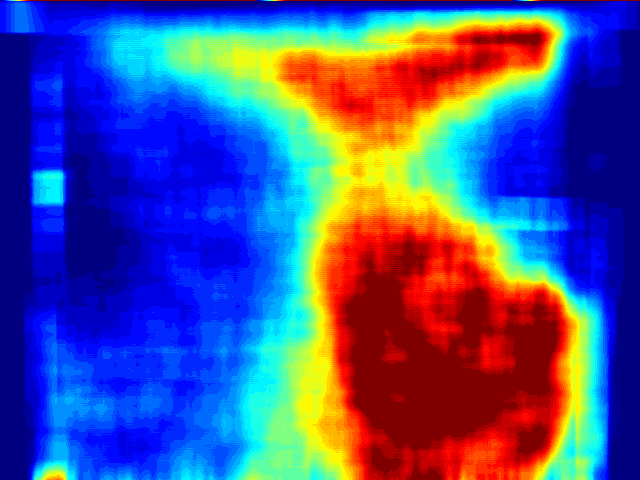
#> input picture CSV_color/AP3_median_200frame_nofill-in_AveragingFilter_33_30.bmp, 640 x 480 px
$ python calculate_AverageBrightness.py
#> lines starting #> are read from the running program, lines starting #| are printed output that depends on the picture
import cv2
import numpy as np
import os
import pandas as pd
from tkinter import filedialog
from tkinter import Tk

def main():
    # フォルダ選択ダイアログを表示
    root = Tk()
    root.withdraw()
    folder_selected = filedialog.askdirectory()
#> the answer given: ../CSV_color

    if not folder_selected:
        print("フォルダが選択されませんでした。")
        return

    # 画像ファイルのパスを取得
    images = [os.path.join(folder_selected, f) for f in os.listdir(folder_selected) if f.endswith(('.png', '.jpg', '.jpeg', '.bmp'))]
    if not images:
        print("選択されたフォルダに画像が見つかりません。")
        return

    # 画像データを格納する配列を初期化
    sum_array = None
    count = 0

    # 画像を一つずつ処理
    for image_path in images:
        try:
            # 画像を読み込み
            img = cv2.imread(image_path)
#> img is the input picture: shape (480, 640, 3); mean B, G, R 144.5, 82.4, 75.2
            if img is None:
                raise ValueError(f"画像 {image_path} が読み込めませんでした。")

            # 画像がRGBの場合はグレースケールに変換
            if img.ndim == 3:
                img = cv2.cvtColor(img, cv2.COLOR_BGR2GRAY)
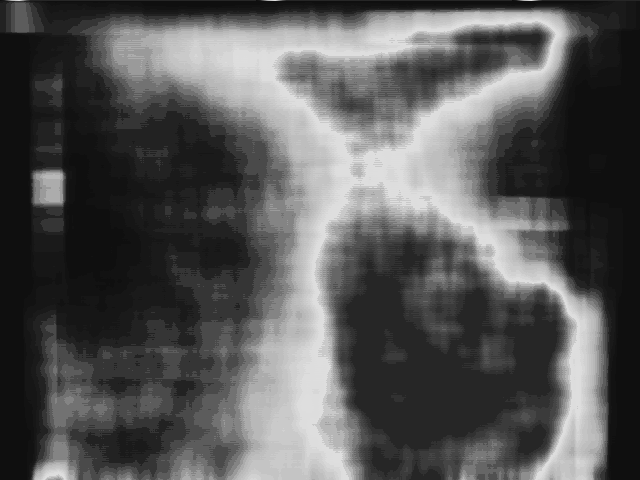
#> img: shape (480, 640); min 15, max 222, mean 87.4

            # 画像サイズの確認と配列の初期化
            if sum_array is None:
                sum_array = np.zeros_like(img, dtype=np.float64)
            elif img.shape != sum_array.shape:
                raise ValueError(f"画像 {image_path} のサイズが異なります。")

            # 輝度値を配列に加算
            sum_array += img
            count += 1

        except Exception as e:
            print(f"エラーが発生しました: {e}")
            continue
#> pass 2 of the loop in main, `for image_path in images:`:
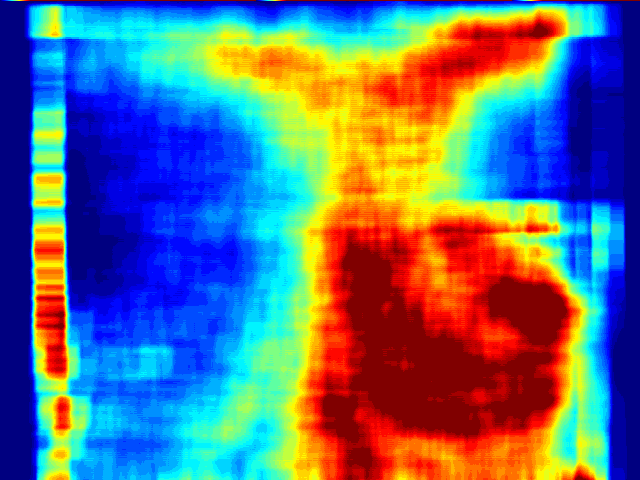
#> input picture CSV_color/APZ3_median_200frame_nofill-in_AveragingFilter_33_30.bmp, 640 x 480 px
#> in main, img is the input picture: shape (480, 640, 3); mean B, G, R 129.9, 110.3, 95.7
#> in main, `img = cv2.cvtColor(img, cv2.COLOR_BGR2GRAY)`:
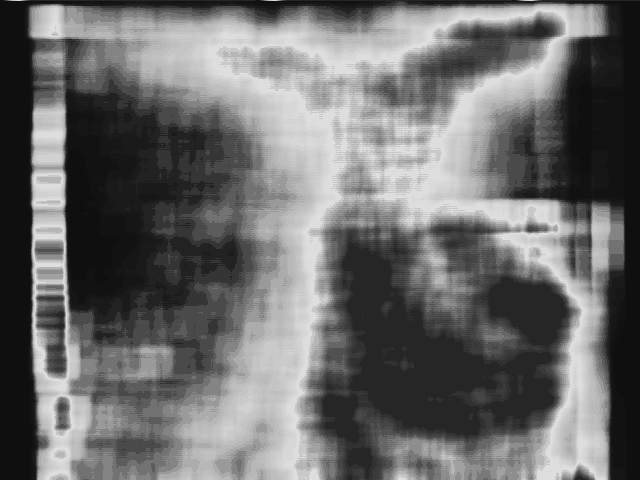
#> img: shape (480, 640); min 15, max 222, mean 108.3
#> in main, `sum_array += img`:
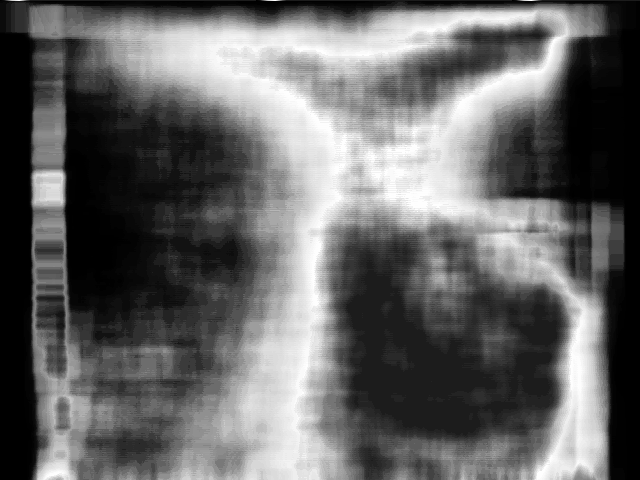
#> sum_array: shape (480, 640) float64; min 30, max 444, mean 195.7; drawn with min black and max white

    # 画像が一枚も処理されなかった場合
    if count == 0:
        print("処理する画像がありませんでした。")
        return

    # 平均輝度値を計算
    average_array = sum_array / count
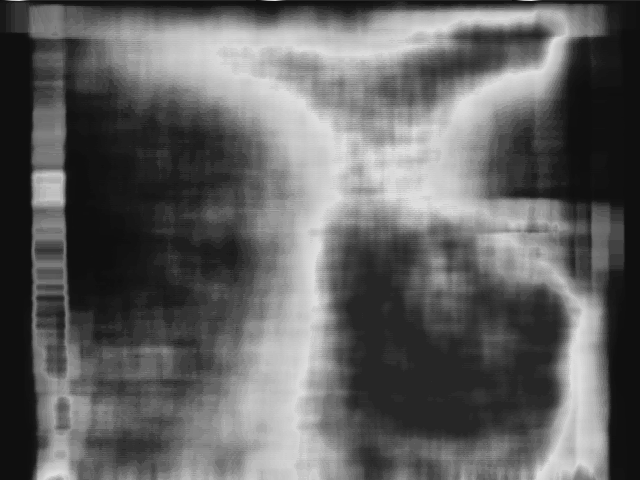
#> average_array: shape (480, 640) float64; min 15, max 222, mean 97.8

    # 0-255の範囲に正規化（必要に応じて）
    average_array = np.clip(average_array, 0, 255).astype(np.uint8)

    # CSVファイルに出力
    output_path = os.path.join(folder_selected, "output.csv")
    pd.DataFrame(average_array).to_csv(output_path, header=None, index=None)
    print(f"処理が完了しました。結果は {output_path} に保存されました。処理した画像の数：{count}")


if __name__ == "__main__":
    main()
